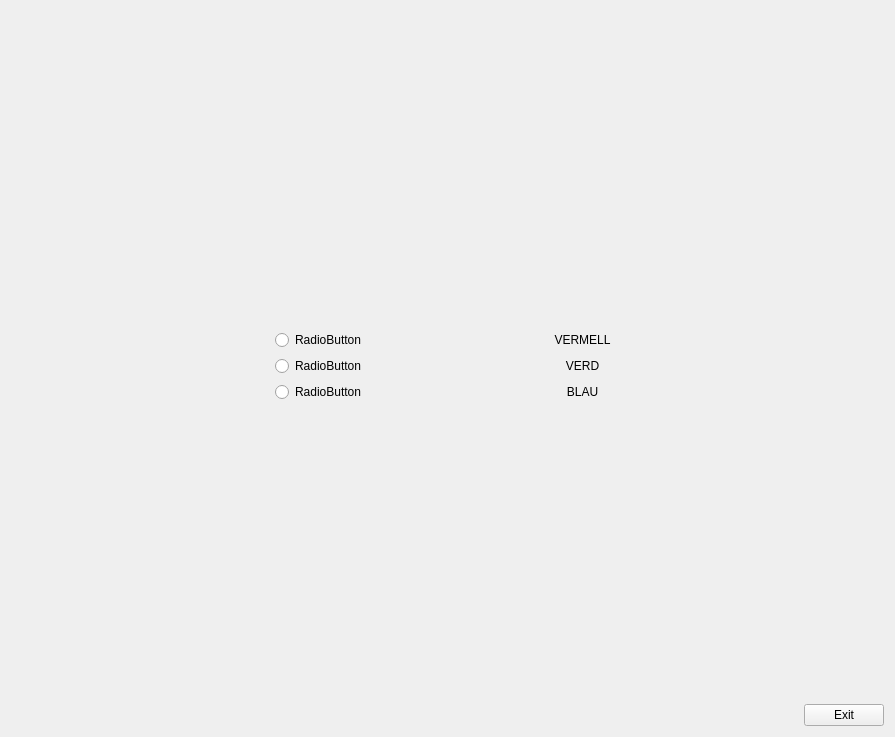
<?xml version="1.0" encoding="UTF-8"?>
<ui version="4.0">
 <class>MyForm</class>
 <widget class="QWidget" name="MyForm">
  <property name="geometry">
   <rect>
    <x>0</x>
    <y>0</y>
    <width>895</width>
    <height>737</height>
   </rect>
  </property>
  <property name="windowTitle">
   <string>El meu primer formulari Qt</string>
  </property>
  <layout class="QVBoxLayout" name="verticalLayout_3">
   <item>
    <spacer name="verticalSpacer_2">
     <property name="orientation">
      <enum>Qt::Vertical</enum>
     </property>
     <property name="sizeHint" stdset="0">
      <size>
       <width>20</width>
       <height>40</height>
      </size>
     </property>
    </spacer>
   </item>
   <item>
    <layout class="QVBoxLayout" name="verticalLayout_2">
     <item>
      <layout class="QHBoxLayout" name="horizontalLayout_2">
       <item>
        <spacer name="horizontalSpacer_2">
         <property name="orientation">
          <enum>Qt::Horizontal</enum>
         </property>
         <property name="sizeHint" stdset="0">
          <size>
           <width>40</width>
           <height>20</height>
          </size>
         </property>
        </spacer>
       </item>
       <item>
        <widget class="QRadioButton" name="radioButton">
         <property name="sizePolicy">
          <sizepolicy hsizetype="Expanding" vsizetype="Fixed">
           <horstretch>0</horstretch>
           <verstretch>0</verstretch>
          </sizepolicy>
         </property>
         <property name="text">
          <string>RadioButton</string>
         </property>
        </widget>
       </item>
       <item>
        <widget class="QLabel" name="label">
         <property name="sizePolicy">
          <sizepolicy hsizetype="Minimum" vsizetype="Preferred">
           <horstretch>0</horstretch>
           <verstretch>0</verstretch>
          </sizepolicy>
         </property>
         <property name="minimumSize">
          <size>
           <width>75</width>
           <height>0</height>
          </size>
         </property>
         <property name="layoutDirection">
          <enum>Qt::LeftToRight</enum>
         </property>
         <property name="text">
          <string>VERMELL</string>
         </property>
         <property name="alignment">
          <set>Qt::AlignCenter</set>
         </property>
        </widget>
       </item>
       <item>
        <spacer name="horizontalSpacer_5">
         <property name="orientation">
          <enum>Qt::Horizontal</enum>
         </property>
         <property name="sizeHint" stdset="0">
          <size>
           <width>40</width>
           <height>20</height>
          </size>
         </property>
        </spacer>
       </item>
      </layout>
     </item>
     <item>
      <layout class="QHBoxLayout" name="horizontalLayout_3">
       <item>
        <spacer name="horizontalSpacer_3">
         <property name="orientation">
          <enum>Qt::Horizontal</enum>
         </property>
         <property name="sizeHint" stdset="0">
          <size>
           <width>40</width>
           <height>20</height>
          </size>
         </property>
        </spacer>
       </item>
       <item>
        <widget class="QRadioButton" name="radioButton_2">
         <property name="sizePolicy">
          <sizepolicy hsizetype="Expanding" vsizetype="Fixed">
           <horstretch>0</horstretch>
           <verstretch>0</verstretch>
          </sizepolicy>
         </property>
         <property name="text">
          <string>RadioButton</string>
         </property>
        </widget>
       </item>
       <item>
        <widget class="QLabel" name="label_2">
         <property name="sizePolicy">
          <sizepolicy hsizetype="Minimum" vsizetype="Preferred">
           <horstretch>0</horstretch>
           <verstretch>0</verstretch>
          </sizepolicy>
         </property>
         <property name="minimumSize">
          <size>
           <width>75</width>
           <height>0</height>
          </size>
         </property>
         <property name="text">
          <string>VERD</string>
         </property>
         <property name="alignment">
          <set>Qt::AlignCenter</set>
         </property>
        </widget>
       </item>
       <item>
        <spacer name="horizontalSpacer_6">
         <property name="orientation">
          <enum>Qt::Horizontal</enum>
         </property>
         <property name="sizeHint" stdset="0">
          <size>
           <width>40</width>
           <height>20</height>
          </size>
         </property>
        </spacer>
       </item>
      </layout>
     </item>
     <item>
      <layout class="QHBoxLayout" name="horizontalLayout_4">
       <item>
        <spacer name="horizontalSpacer_4">
         <property name="orientation">
          <enum>Qt::Horizontal</enum>
         </property>
         <property name="sizeHint" stdset="0">
          <size>
           <width>40</width>
           <height>20</height>
          </size>
         </property>
        </spacer>
       </item>
       <item>
        <widget class="QRadioButton" name="radioButton_3">
         <property name="sizePolicy">
          <sizepolicy hsizetype="Expanding" vsizetype="Preferred">
           <horstretch>0</horstretch>
           <verstretch>0</verstretch>
          </sizepolicy>
         </property>
         <property name="text">
          <string>RadioButton</string>
         </property>
        </widget>
       </item>
       <item>
        <widget class="QLabel" name="label_3">
         <property name="sizePolicy">
          <sizepolicy hsizetype="Minimum" vsizetype="Preferred">
           <horstretch>0</horstretch>
           <verstretch>0</verstretch>
          </sizepolicy>
         </property>
         <property name="minimumSize">
          <size>
           <width>75</width>
           <height>0</height>
          </size>
         </property>
         <property name="text">
          <string>BLAU</string>
         </property>
         <property name="alignment">
          <set>Qt::AlignCenter</set>
         </property>
        </widget>
       </item>
       <item>
        <spacer name="horizontalSpacer_7">
         <property name="orientation">
          <enum>Qt::Horizontal</enum>
         </property>
         <property name="sizeHint" stdset="0">
          <size>
           <width>40</width>
           <height>20</height>
          </size>
         </property>
        </spacer>
       </item>
      </layout>
     </item>
    </layout>
   </item>
   <item>
    <layout class="QVBoxLayout" name="verticalLayout">
     <item>
      <spacer name="verticalSpacer">
       <property name="orientation">
        <enum>Qt::Vertical</enum>
       </property>
       <property name="sizeHint" stdset="0">
        <size>
         <width>20</width>
         <height>40</height>
        </size>
       </property>
      </spacer>
     </item>
     <item>
      <layout class="QHBoxLayout" name="horizontalLayout">
       <item>
        <spacer name="horizontalSpacer">
         <property name="orientation">
          <enum>Qt::Horizontal</enum>
         </property>
         <property name="sizeHint" stdset="0">
          <size>
           <width>40</width>
           <height>20</height>
          </size>
         </property>
        </spacer>
       </item>
       <item>
        <widget class="QPushButton" name="pushButton">
         <property name="text">
          <string>Exit</string>
         </property>
        </widget>
       </item>
      </layout>
     </item>
    </layout>
   </item>
  </layout>
 </widget>
 <resources/>
 <connections>
  <connection>
   <sender>pushButton</sender>
   <signal>clicked()</signal>
   <receiver>MyForm</receiver>
   <slot>close()</slot>
   <hints>
    <hint type="sourcelabel">
     <x>803</x>
     <y>728</y>
    </hint>
    <hint type="destinationlabel">
     <x>761</x>
     <y>494</y>
    </hint>
   </hints>
  </connection>
  <connection>
   <sender>radioButton</sender>
   <signal>toggled(bool)</signal>
   <receiver>label</receiver>
   <slot>setEnabled(bool)</slot>
   <hints>
    <hint type="sourcelabel">
     <x>448</x>
     <y>349</y>
    </hint>
    <hint type="destinationlabel">
     <x>544</x>
     <y>349</y>
    </hint>
   </hints>
  </connection>
  <connection>
   <sender>radioButton</sender>
   <signal>toggled(bool)</signal>
   <receiver>label_2</receiver>
   <slot>setDisabled(bool)</slot>
   <hints>
    <hint type="sourcelabel">
     <x>431</x>
     <y>349</y>
    </hint>
    <hint type="destinationlabel">
     <x>544</x>
     <y>379</y>
    </hint>
   </hints>
  </connection>
  <connection>
   <sender>radioButton</sender>
   <signal>toggled(bool)</signal>
   <receiver>label_3</receiver>
   <slot>setDisabled(bool)</slot>
   <hints>
    <hint type="sourcelabel">
     <x>385</x>
     <y>349</y>
    </hint>
    <hint type="destinationlabel">
     <x>544</x>
     <y>409</y>
    </hint>
   </hints>
  </connection>
  <connection>
   <sender>radioButton_2</sender>
   <signal>toggled(bool)</signal>
   <receiver>label_2</receiver>
   <slot>setEnabled(bool)</slot>
   <hints>
    <hint type="sourcelabel">
     <x>425</x>
     <y>379</y>
    </hint>
    <hint type="destinationlabel">
     <x>544</x>
     <y>379</y>
    </hint>
   </hints>
  </connection>
  <connection>
   <sender>radioButton_2</sender>
   <signal>toggled(bool)</signal>
   <receiver>label</receiver>
   <slot>setDisabled(bool)</slot>
   <hints>
    <hint type="sourcelabel">
     <x>434</x>
     <y>379</y>
    </hint>
    <hint type="destinationlabel">
     <x>544</x>
     <y>349</y>
    </hint>
   </hints>
  </connection>
  <connection>
   <sender>radioButton_2</sender>
   <signal>toggled(bool)</signal>
   <receiver>label_3</receiver>
   <slot>setDisabled(bool)</slot>
   <hints>
    <hint type="sourcelabel">
     <x>401</x>
     <y>379</y>
    </hint>
    <hint type="destinationlabel">
     <x>544</x>
     <y>409</y>
    </hint>
   </hints>
  </connection>
  <connection>
   <sender>radioButton_3</sender>
   <signal>toggled(bool)</signal>
   <receiver>label_3</receiver>
   <slot>setEnabled(bool)</slot>
   <hints>
    <hint type="sourcelabel">
     <x>379</x>
     <y>409</y>
    </hint>
    <hint type="destinationlabel">
     <x>544</x>
     <y>409</y>
    </hint>
   </hints>
  </connection>
  <connection>
   <sender>radioButton_3</sender>
   <signal>toggled(bool)</signal>
   <receiver>label</receiver>
   <slot>setDisabled(bool)</slot>
   <hints>
    <hint type="sourcelabel">
     <x>390</x>
     <y>409</y>
    </hint>
    <hint type="destinationlabel">
     <x>544</x>
     <y>349</y>
    </hint>
   </hints>
  </connection>
  <connection>
   <sender>radioButton_3</sender>
   <signal>toggled(bool)</signal>
   <receiver>label_2</receiver>
   <slot>setDisabled(bool)</slot>
   <hints>
    <hint type="sourcelabel">
     <x>413</x>
     <y>409</y>
    </hint>
    <hint type="destinationlabel">
     <x>544</x>
     <y>379</y>
    </hint>
   </hints>
  </connection>
 </connections>
</ui>
